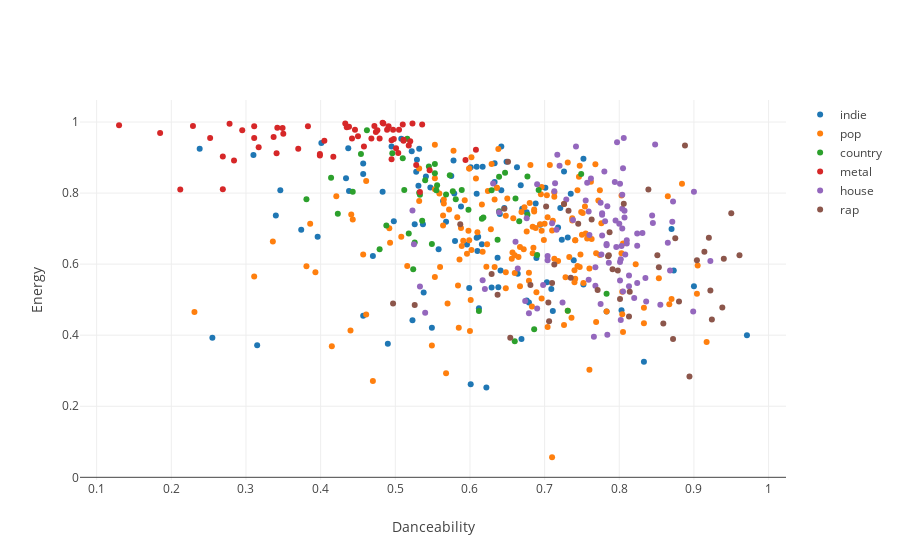

Write notebook code for a chart like this one.
### Markdown cell above
We can see that each dataframe contains 50-200 tracks, and for each track we have a variety of data.

Now let's try investigating this data with some plots. First, let's plot the energy against the danceability.

### Code cell
fig = tls.make_subplots(rows=1, cols=1)

for name, df in dfs.items():

    t = go.Scatter(x=df.danceability, y=df.energy, mode='markers', 
                       name=name, text=df.name + ' - ' + df.artists)
    fig.append_trace(t, 1, 1)

fig['layout']['xaxis1'].update(title='Danceability')
fig['layout']['yaxis1'].update(title='Energy')
fig['layout'].update(hovermode='closest')
plotly.offline.iplot(fig)

### Figure 1 — Plotly figure (JSON) as saved in the notebook; plotly's stock layout.template omitted (floating-point values rounded to 4 significant figures; data arrays with more than 128 entries replaced by an {"elided": "..."} marker saying what was removed)
{"data": [{"mode": "markers", "name": "indie", "text": ["Gooey - Glass Animals", "Baby - Ariel Pink", "Don't Move - Phantogram", "The Less I Know The Better - Tame Impala", "Wide Eyes - Local Natives", "Sunset Lover - Petit Biscuit", "I Dare You - The xx", "Sedona - Houndmouth", "Genesis - Grimes", "Lazy Eye - Silversun Pickups", "Burning - The Whitest Boy Alive", "Painting (Masterpiece) - Lewis Del Mar", "After the Moment - Craft Spells", "Disparate Youth - Santigold", "Trouble - Cage The Elephant", "Everlasting Light - The Black Keys", "Fire - Diskopunk", "Two Weeks - Grizzly Bear", "Let It Happen - Tame Impala", "Baby - Devendra Banhart", "Midnight City - M83", "New Slang - The Shins", "When I'm Small - Phantogram", "Walking On A Dream - Empire of the Sun", "Friends of Friends - Hospitality", "Open Your Eyes - STRFKR", "Young Folks - Peter Bjorn and John", "Put a Light On - Generationals", "Coffee - Sylvan Esso", "Sleepyhead - Passion Pit", "Rawnald Gregory Erickson the Second - STRFKR", "Future Starts Slow - The Kills", "Gronlandic Edit - of Montreal", "Sister Of Pearl - Baio", "Seasons (Waiting On You) - Future Islands", "Go Outside - Cults", "The Look - Metronomy", "Empress - Morningsiders", "The Bay - Metronomy", "Lazuli - Beach House", "Argonauts - The Little Ones", "Feels Like We Only Go Backwards - Tame Impala", "Paper Planes - M.I.A.", "Someday - The Strokes", "All The Time - Bahamas", "Polish Girl - Neon Indian", "Rebellion (Lies) - Arcade Fire", "Zebra - Beach House", "Feel It All Around - Washed Out", "Fineshrine - Purity Ring", "Oxford Comma - Vampire Weekend", "Answer - Phantogram", "Sweet Disposition - The Temper Trap", "Water - Ra Ra Riot, Rostam", "Sound & Color - Alabama Shakes", "Inside Out - Spoon", "When They Fight, They Fight - Generationals", "Fever - The Black Keys", "Wraith Pinned to the Mist and Other Games - of Montreal", "Ophelia - The Lumineers", "This Head I Hold - Electric Guest", "Dark Days - Local Natives", "Lisztomania - Phoenix", "Feeling Ok - Best Coast", "Loud Pipes - Ratatat", "Float On - Modest Mouse", "Australia - The Shins", "waves - Tame Impala Remix - Miguel, Tame Impala", "Our Own House - MisterWives", "Silver Lining - Rilo Kiley", "Busy Earnin' - Jungle", "Burn the Witch - Radiohead", "No No No - Beirut", "Lost In The Light - Bahamas", "Dance Yrself Clean - LCD Soundsystem", "Baby Missiles - The War On Drugs", "Excuses - The Morning Benders", "The High Road - Broken Bells", "My Girls - Animal Collective", "Naive - The Kooks", "Where Is My Mind? - Pixies", "Brazil - Declan McKenna", "Mountain At My Gates - Foals", "Banquet - Bloc Party", "White Winter Hymnal - Fleet Foxes", "Maps - Yeah Yeah Yeahs", "Seventeen - Sjowgren", "Gold - Chet Faker", "No Surprises - Radiohead", "I Follow Rivers - Lykke Li", "Can’t Let Go, Juno - Kishi Bashi", "Since I Left You - The Avalanches", "Rill Rill - Sleigh Bells", "Armistice - Phoenix", "On Hold - The xx", "Breezeblocks - alt-J"], "type": "scatter", "x": [0.49, 0.622, 0.558, 0.64, 0.528, 0.783, 0.752, 0.396, 0.611, 0.633, 0.721, 0.726, 0.609, 0.642, 0.47, 0.641, 0.735, 0.537, 0.601, 0.833, 0.526, 0.669, 0.646, 0.87, 0.679, 0.67, 0.701, 0.688, 0.457, 0.568, 0.9, 0.676, 0.971, 0.731, 0.498, 0.374, 0.638, 0.703, 0.803, 0.346, 0.564, 0.31, 0.457, 0.538, 0.711, 0.633, 0.401, 0.612, 0.34, 0.609, 0.694, 0.315, 0.531, 0.575, 0.549, 0.637, 0.752, 0.609, 0.873, 0.664, 0.663, 0.596, 0.642, 0.437, 0.718, 0.649, 0.434, 0.529, 0.588, 0.709, 0.457, 0.541, 0.617, 0.601, 0.739, 0.238, 0.438, 0.61, 0.508, 0.547, 0.523, 0.689, 0.495, 0.578, 0.629, 0.532, 0.58, 0.676, 0.255, 0.599, 0.668, 0.522, 0.483, 0.579, 0.723, 0.616], "xaxis": "x1", "y": [0.376, 0.253, 0.642, 0.741, 0.86, 0.467, 0.543, 0.677, 0.677, 0.831, 0.758, 0.861, 0.874, 0.931, 0.623, 0.582, 0.798, 0.712, 0.873, 0.325, 0.712, 0.389, 0.758, 0.699, 0.492, 0.756, 0.815, 0.771, 0.455, 0.719, 0.538, 0.746, 0.4, 0.675, 0.721, 0.697, 0.535, 0.549, 0.47, 0.808, 0.778, 0.907, 0.854, 0.52, 0.468, 0.884, 0.941, 0.476, 0.737, 0.798, 0.711, 0.372, 0.821, 0.848, 0.421, 0.618, 0.897, 0.674, 0.582, 0.573, 0.873, 0.655, 0.808, 0.926, 0.703, 0.888, 0.842, 0.894, 0.762, 0.53, 0.883, 0.847, 0.874, 0.262, 0.611, 0.925, 0.806, 0.637, 0.953, 0.816, 0.442, 0.617, 0.931, 0.892, 0.534, 0.925, 0.665, 0.498, 0.393, 0.533, 0.822, 0.918, 0.804, 0.799, 0.669, 0.656], "yaxis": "y1"}, {"mode": "markers", "name": "pop", "text": {"elided": "169 str values"}, "type": "scatter", "x": {"elided": "169 float values"}, "xaxis": "x1", "y": {"elided": "169 float values"}, "yaxis": "y1"}, {"mode": "markers", "name": "country", "text": ["House Party - Sam Hunt", "Different For Girls - Dierks Bentley, Elle King", "Go Ahead and Break My Heart (feat. Gwen Stefani) - Blake Shelton, Gwen Stefani", "Star Of The Show - Thomas Rhett", "Carolina Can - Chase Rice", "Body Like A Back Road - Sam Hunt", "Hurricane - Luke Combs", "T-Shirt - Thomas Rhett", "Dirt Road Anthem - Jason Aldean", "Make You Miss Me - Sam Hunt", "Yeah Boy - Kelsea Ballerini", "Huntin', Fishin' And Lovin' Every Day - Luke Bryan", "Head Over Boots - Jon Pardi", "Ready Set Roll - Chase Rice", "Wanna Be That Song - Brett Eldredge", "I'm Comin' Over - Chris Young", "Somethin' 'Bout A Truck - Kip Moore", "Leave The Night On - Sam Hunt", "Gonna Wanna Tonight - Chase Rice", "Baby Be My Love Song - Easton Corbin", "H.O.L.Y. - Florida Georgia Line", "Blue Ain't Your Color - Keith Urban", "Beat Of The Music - Brett Eldredge", "Drink to That All Night - Jerrod Niemann", "Ride (feat. Macy Maloy) - Chase Rice", "Dirt - Florida Georgia Line", "Yeah - Joe Nichols", "Single For The Summer - Sam Hunt", "Highway Don't Care - Tim McGraw, Taylor Swift, Keith Urban", "How Country Feels - Randy Houser", "Nowhere Fast - Old Dominion", "Parachute - Chris Stapleton", "Anything Goes - Florida Georgia Line", "Springsteen - Eric Church", "Drunk On A Plane - Dierks Bentley", "Play It Again - Luke Bryan", "Yours - Russell Dickerson", "Any Ol' Barstool - Jason Aldean", "Don't It - Billy Currington", "Make Me Wanna - Thomas Rhett", "You'll Accomp'ny Me - Frankie Ballard", "Runnin' Outta Moonlight - Randy Houser", "I Don't Want This Night to End - Luke Bryan", "From the Ground Up - Dan + Shay", "Die A Happy Man - Thomas Rhett", "Stay A Little Longer - Brothers Osborne", "One Hell Of An Amen - Brantley Gilbert", "May We All - Florida Georgia Line, Tim McGraw", "Gonna Know We Were Here - Jason Aldean", "It Goes Like This - Thomas Rhett"], "type": "scatter", "x": [0.749, 0.661, 0.618, 0.69, 0.479, 0.731, 0.443, 0.647, 0.677, 0.612, 0.589, 0.512, 0.637, 0.556, 0.518, 0.573, 0.555, 0.516, 0.581, 0.488, 0.526, 0.686, 0.629, 0.639, 0.666, 0.545, 0.414, 0.553, 0.381, 0.677, 0.783, 0.639, 0.462, 0.692, 0.423, 0.51, 0.568, 0.536, 0.577, 0.533, 0.598, 0.532, 0.616, 0.524, 0.66, 0.553, 0.549, 0.496, 0.454, 0.54], "xaxis": "x1", "y": [0.854, 0.785, 0.731, 0.626, 0.642, 0.469, 0.804, 0.857, 0.739, 0.468, 0.809, 0.809, 0.669, 0.822, 0.686, 0.85, 0.808, 0.953, 0.783, 0.709, 0.661, 0.417, 0.808, 0.846, 0.721, 0.875, 0.843, 0.856, 0.783, 0.847, 0.517, 0.749, 0.977, 0.809, 0.742, 0.898, 0.796, 0.722, 0.805, 0.795, 0.753, 0.801, 0.728, 0.586, 0.383, 0.882, 0.657, 0.912, 0.91, 0.836], "yaxis": "y1"}, {"mode": "markers", "name": "metal", "text": ["The Last Stand - Sabaton", "After The Heartache - Darkhaus", "Let Me Feel Your Power - Saxon", "King for a Day - Battle Beast", "Arisen in Broad Daylight - Monte Pittman", "Last Man Standing - Hammerfall", "Back for More - Pyramaze", "Did My Time - Korn", "We Defy - Firewind", "We Will Never Die - Days Of Jupiter", "Rapture Ballet - Witherscape", "Battle in the Sky - Bloodbound", "Headbangers Ballroom - Masterplan", "Bleed - Days Of Jupiter", "Unisonic - Unisonic", "Put Me to Shame - Tokyo Motor Fist", "Seven Years Alone - Devil You Know", "Remember We Die - Gemini Syndrome", "Silence In the Snow - Trivium", "Can't Carry On - Wild Lies", "Hunting High And Low - Stratovarius", "Walk Again - BrokenRail", "Let It Burn - Cold Kingdom", "In Orbit - Evergrey, Floor Jansen", "Lost - Mile", "Darkness Within - Machine Head", "Dreamland - Hammerfall", "Lucky - Eve To Adam", "More Than Ever - Evergrey", "Metal Is For Everyone - Freedom Call", "Still Alive - Nocturnal Rites", "Hero Forever - Meridian", "Angel In Disgrace - The Raven Age", "Gods Come Together - Pink Cream 69", "Tragedy And Harmony - Jeff Loomis", "The Clarion Call - Falconer", "Blacksong - Jorn", "Blackout - Russell Allen", "Last Warning - Shear", "One - Fates Warning", "Replica - Sonata Arctica", "Cold Winter Sun - Demon Hunter", "Healer - Last Tribe", "Burning Times - Iced Earth", "The Collective Unconscious - Hemina", "Eventide - Burnclear", "Live and Breathe - Flaw", "You Waste Your Time - Tremonti", "The Number Game - Testament", "Awakening - Nocturnal Rites", "When Night Falls - Grave Digger", "Pressure - Rains", "Island Of Fools - Alter Bridge", "Breaking the Illusion - Malrun", "Breathless - Triosphere", "Fatal Illusion - Megadeth", "Valley of the Kings - Saxon", "Hardwired - Metallica", "Ghosts of Insanity - DGM, Tom Englund"], "type": "scatter", "x": [0.511, 0.594, 0.278, 0.608, 0.435, 0.533, 0.383, 0.546, 0.438, 0.37, 0.337, 0.446, 0.417, 0.495, 0.483, 0.489, 0.491, 0.497, 0.311, 0.405, 0.505, 0.484, 0.341, 0.498, 0.511, 0.269, 0.51, 0.472, 0.518, 0.35, 0.284, 0.252, 0.433, 0.45, 0.474, 0.269, 0.442, 0.399, 0.458, 0.528, 0.212, 0.52, 0.317, 0.536, 0.479, 0.501, 0.349, 0.295, 0.311, 0.476, 0.523, 0.495, 0.468, 0.185, 0.504, 0.342, 0.399, 0.13, 0.229], "xaxis": "x1", "y": [0.947, 0.893, 0.995, 0.922, 0.985, 0.803, 0.988, 0.864, 0.987, 0.925, 0.958, 0.978, 0.902, 0.949, 0.998, 0.978, 0.988, 0.978, 0.955, 0.947, 0.978, 0.996, 0.912, 0.952, 0.95, 0.903, 0.993, 0.989, 0.934, 0.967, 0.892, 0.955, 0.996, 0.96, 0.972, 0.811, 0.954, 0.91, 0.931, 0.879, 0.81, 0.946, 0.929, 0.993, 0.954, 0.926, 0.983, 0.977, 0.988, 0.977, 0.996, 0.895, 0.954, 0.969, 0.913, 0.984, 0.906, 0.991, 0.989], "yaxis": "y1"}, {"mode": "markers", "name": "house", "text": ["Voix Grave - Johannes Brecht Version - Johannes Brecht, Christian Prommer", "Day for Night - Smalltown Collective", "The Idea - Frankey & Sandrino Remix - Hyenah, Lazarusman", "Virile - The Blaze", "Starlings - N'to", "Hush - Original Mix - Notize", "Get It Together - Drake, Black Coffee, Jorja Smith", "All In All - Tensnake", "Temporary Secretary - Riton", "On My Side - Adryiano", "Agnus Dei - Foreign Guest, Guzy", "Calling Home - Tiefschwarz, Yawk", "Lust - David Mayer Remix - Tigerskin, K.E.E.N.E., Elli, David Mayer", "Burnin' Up - Friend Within, Kideko", "Towards The Seer - André Lodemann Remix - Jimpster, Andre Lodemann", "Strange - Adana Twins", "Loser's Hymn - Talaboman, John Talabot, Axel Boman", "Polarized - Ryan Mac", "Walk to 159 - Alba", "Best Part of Us (Instrumental) - AmPm, Michael Kaneko", "Worship - Duke Dumont", "Warschauer Straße - Original Version - Oliver Koletzki", "When Coasts Collide - Original mix - Jay Haze, Lorenzo Dada", "Last Day - David August Revision - Kollektiv Turmstrasse", "Invidia - Original Mix - Nicolas Masseyeff", "Keep It Down - Original Mix - Tuccillo", "Yourself - Hot Since 82", "Le Cap - Olivier Giacomotto", "Talking to the Birds - Original - SIS", "Melt - Doppel", "Solaris - Mind Against, aether", "Zulu - Brigado Crew, Crisstiano", "The Touch - Rampa", "Running Hot - Aera", "For Eternity (Love Over Entropy Remix) - Armen Miran, Love Over Entropy", "Who You Are - KAASI", "Pisco - Isolée", "The Mule - Human Machine", "Hushle - Bebetta Remix - Hanne & Lore, Bebetta", "Flow - Dp-6", "Shakti Pan (feat. Sven) - Kellerkind, Sven", "Doobies - Original Mix - Moomin", "Someone Like You - Original Mix - Fred Everything", "One - Karl Friedrich Remix - Few Nolder, Karl Friedrich", "Dolce - Compuphonic", "Seconds of Light - Pablo Bolivar", "Awaken - Kemback", "Moorthon II - Frank Wiedemann", "Look Closer - Neil Quigley", "The Feelin' - Maceo Plex", "Music On - James Dexter, Chris Stussy", "Just Escape - Justin Martin Remix - Justin Martin, Escape", "Last Call - Karmon Remix - Alex Kennon, Karmon", "Don't Come Home - The Revenge Remix - Gavin Froome, Golden Ears", "Mogadishu - Original Mix - Shakarchi & Stranéus", "Do to Me - Pattern Drama", "Acamar - Frankey, Sandrino", "Complex - Serge Devant Remix - Jonas Rathsman, Josef Salvat, Serge Devant", "Soak It - Hyenah, Nonku", "Panorama - Original Mix - Jeremy Olander", "Sparta - Original Mix - Ten Walls", "Revelation - Rauschhaus, David Baader", "AURORA - Original Mix - John Monkman, Pete Tong", "Friends - Solomun", "Hydrae - Frankey, Sandrino", "Secrets & Lies - Fort Romeau", "Tireless - Russ Chimes", "Italove - EMMANUELLE", "Laos - Original Mix - Joachim Pastor", "Childhood - Original Mix - Chicola", "Never Been In Love (Part III) - Sam Weston", "What's Your Number - Swag FM Mix - Ian Pooley, Swag", "Tendresse - Agrume / Lounes", "PHØENIX - John Monkman, Pete Tong", "Necessity - Rampa", "Soul Patrol - Chris Stussy", "Where Eye - Original Mix - Samma Lone", "Dawn - Green Mix - Joris Voorn", "Ortygia - Love Over Entropy Repatterning - Fabio Montana, Love Over Entropy", "Got Me Feeling - Dirt Loopz Makerz", "Relaxation - Ensam", "Sea Of Steps - Bakradze", "Trevor C. Belmont - Ten Walls", "You Got to Love Me - David August", "Chrome - Original Mix - Fabian Kash", "Verso - Monkey Safari", "Valv - Skymning", "Chirality - DJ Tennis", "Love Apparel - Axel Boman remix - Lorenzo Dada, Axel Boman", "Trust Me - Radio Edit (Feat. Robyn) - Mr. Tophat, Robyn", "Vermillion - Agoria Remix - Damian Lazarus & The Ancient Moons, Damian Lazarus, Agoria", "Felt This (Original Mix) (feat. Brittany Foster) - With You."], "type": "scatter", "x": [0.713, 0.835, 0.783, 0.679, 0.729, 0.759, 0.781, 0.783, 0.806, 0.868, 0.62, 0.664, 0.784, 0.848, 0.801, 0.865, 0.525, 0.69, 0.831, 0.804, 0.755, 0.836, 0.81, 0.674, 0.639, 0.813, 0.717, 0.795, 0.776, 0.533, 0.617, 0.871, 0.768, 0.72, 0.71, 0.784, 0.801, 0.777, 0.844, 0.813, 0.714, 0.69, 0.757, 0.716, 0.775, 0.803, 0.805, 0.742, 0.804, 0.899, 0.824, 0.872, 0.807, 0.804, 0.845, 0.81, 0.777, 0.808, 0.802, 0.78, 0.676, 0.759, 0.631, 0.82, 0.824, 0.801, 0.523, 0.786, 0.704, 0.807, 0.9, 0.762, 0.802, 0.704, 0.724, 0.922, 0.824, 0.768, 0.8, 0.797, 0.805, 0.738, 0.76, 0.766, 0.794, 0.661, 0.855, 0.698, 0.54, 0.777, 0.775, 0.796], "xaxis": "x1", "y": [0.805, 0.561, 0.653, 0.462, 0.782, 0.748, 0.721, 0.657, 0.955, 0.582, 0.53, 0.588, 0.763, 0.937, 0.606, 0.66, 0.656, 0.825, 0.688, 0.7, 0.779, 0.495, 0.658, 0.496, 0.746, 0.568, 0.908, 0.723, 0.627, 0.537, 0.555, 0.719, 0.539, 0.877, 0.715, 0.401, 0.826, 0.743, 0.737, 0.538, 0.828, 0.475, 0.829, 0.697, 0.488, 0.651, 0.87, 0.931, 0.795, 0.467, 0.686, 0.776, 0.75, 0.756, 0.716, 0.667, 0.739, 0.627, 0.614, 0.861, 0.729, 0.556, 0.827, 0.505, 0.547, 0.554, 0.751, 0.604, 0.623, 0.731, 0.804, 0.841, 0.443, 0.611, 0.492, 0.609, 0.652, 0.591, 0.714, 0.943, 0.523, 0.724, 0.682, 0.396, 0.831, 0.663, 0.486, 0.541, 0.463, 0.681, 0.773, 0.648], "yaxis": "y1"}, {"mode": "markers", "name": "rap", "text": ["XO TOUR Llif3 - Lil Uzi Vert", "4 AM - 2 Chainz, Travis Scott", "Slippery (feat. Gucci Mane) - Migos, Gucci Mane", "Butterfly Effect - Travis Scott", "HUMBLE. - Kendrick Lamar", "Met Gala (feat. Offset) - Gucci Mane, Offset", "Portland - Drake, Quavo, Travis Scott", "Stay Blessed - Bryson Tiller", "Drowning (feat. Kodak Black) - A Boogie Wit da Hoodie, Kodak Black", "Tunnel Vision - Kodak Black", "Magnolia - Playboi Carti", "Unforgettable - French Montana, Swae Lee", "Gyalchester - Drake", "1-800-273-8255 - Logic, Alessia Cara, Khalid", "Up - NAV", "DNA. - Kendrick Lamar", "Jump Out The Window - Big Sean", "Disrespectful - G4SHI", "Get Right Witcha - Migos", "Harley - Lil Yachty", "wokeuplikethis* - Playboi Carti, Lil Uzi Vert", "Don't Get Too High - Bryson Tiller", "Patty Cake - Kodak Black", "Trap Paris (feat. Quavo & Ty Dolla $ign) - Machine Gun Kelly, Quavo, Ty Dolla $ign", "Run Me Dry - Bryson Tiller", "From The D To The A (feat. Lil Yachty) - Tee Grizzley, Lil Yachty", "Priorities - Lil Yachty", "Perfect Pint (feat. Kendrick Lamar, Gucci Mane & Rae Sremmurd) - Mike WiLL Made-It, Kendrick Lamar, Gucci Mane, Rae Sremmurd", "Both Eyes Closed (feat. 2 Chainz and Young Dolph) - Gucci Mane, 2 Chainz, Young Dolph", "Neighbors - J. Cole", "What in XXXTarnation - Xxxtentacion, Ski Mask The Slump God", "Flex Like Ouu - Lil Pump", "I'm so Groovy - Future", "Love Galore - SZA, Travis Scott", "LOVE. FEAT. ZACARI. - Kendrick Lamar, Zacari", "Me You - Russ", "First Day Out - Tee Grizzley", "Up - Desiigner", "Gilligan - D.R.A.M., A$AP Rocky, Juicy J", "Look At Me! - Xxxtentacion", "Colombia Heights (Te Llamo) [feat. J Balvin] - Wale, J Balvin", "Everybody - Logic", "Kill Jill - Big Boi, Killer Mike, Jeezy", "East Coast - A$AP Ferg, Remy Ma", "Myself - NAV", "Do Not Disturb - Drake", "LOYALTY. FEAT. RIHANNA. - Kendrick Lamar, Rihanna"], "type": "scatter", "x": [0.732, 0.801, 0.92, 0.814, 0.904, 0.813, 0.924, 0.526, 0.839, 0.497, 0.791, 0.726, 0.872, 0.629, 0.705, 0.637, 0.745, 0.71, 0.95, 0.713, 0.785, 0.88, 0.806, 0.961, 0.646, 0.851, 0.922, 0.735, 0.706, 0.894, 0.853, 0.859, 0.938, 0.786, 0.798, 0.702, 0.587, 0.914, 0.875, 0.763, 0.94, 0.888, 0.771, 0.651, 0.654, 0.787, 0.681], "xaxis": "x1", "y": [0.75, 0.502, 0.674, 0.522, 0.611, 0.453, 0.444, 0.485, 0.81, 0.489, 0.586, 0.769, 0.389, 0.572, 0.492, 0.514, 0.714, 0.547, 0.743, 0.599, 0.622, 0.495, 0.77, 0.625, 0.756, 0.625, 0.526, 0.562, 0.439, 0.284, 0.591, 0.433, 0.478, 0.625, 0.582, 0.762, 0.712, 0.635, 0.673, 0.726, 0.615, 0.934, 0.527, 0.888, 0.393, 0.69, 0.541], "yaxis": "y1"}], "layout": {"hovermode": "closest", "xaxis1": {"anchor": "y1", "domain": [0, 1], "title": "Danceability"}, "yaxis1": {"anchor": "x1", "domain": [0, 1], "title": "Energy"}}}
